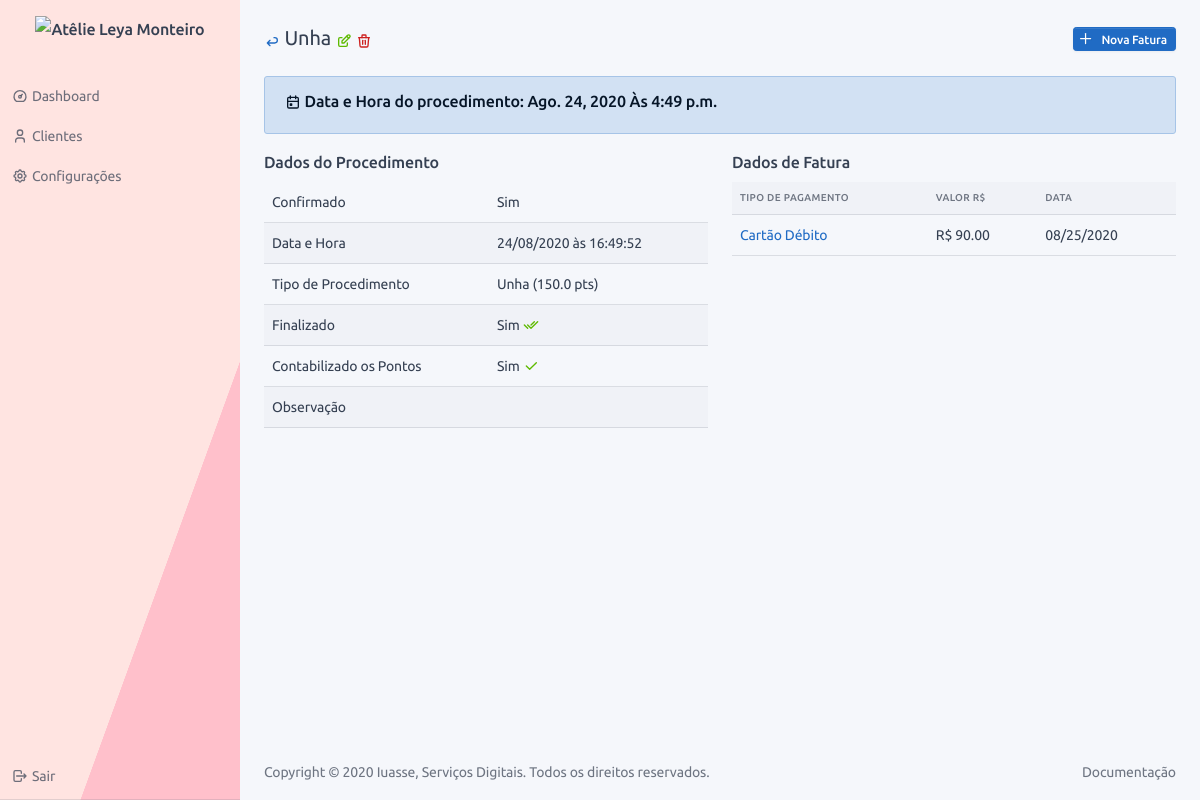
The app's page /service/2/10/profile/ (signed in) with its own data.
### service/models.py (models this page shows, shortened)
class OrderOfService(BaseModel):
    type_of_service = models.ForeignKey("config.TypeOfService", verbose_name="Procedimento", on_delete=models.SET_NULL,
                                        null=True)
    status = models.ForeignKey("config.StatusService", verbose_name="Status", on_delete=models.PROTECT)
    finished = models.BooleanField("finalizado", default=False,
                                   help_text="Marque apenas quando procedimento finalizado")
    counted = models.BooleanField("contabilizado", default=False, help_text="Procedimento já foi contabilizado?")
    confirmed = models.BooleanField("confirmado", default=False, help_text="Procedimento foi confirmado?")
    date = models.DateField("Data", default=now)
    time = models.TimeField("Hora", default=now)
    observation = models.TextField("observação", blank=True)
    customer = models.ForeignKey("users.CustomUser", verbose_name="Cliente", on_delete=models.CASCADE, blank=True,
                                 null=True)
    def get_full_name(self):
        return "{}".format(self.type_of_service)
    def get_back_url(self):
        return reverse('users:customuser:profile', kwargs={'pk': self.customer.pk})
    def get_delete_url(self):
        return reverse(self.get_reverse_delete, kwargs={'cpk': self.customer.pk, 'pk': self.pk})
    def get_edit_url(self):
        return reverse(self.get_reverse_edit, kwargs={'cpk': self.customer.pk, 'pk': self.pk})
    def get_new_invoice_url(self):
        return reverse('financial:invoice:create', kwargs={'spk': self.pk})
    def get_confirmed_html(self):
        return f"Sim <span class='text-success'>{ICON_CHECK}</span>" if self.confirmed else \
            f"Não <span class='text-danger'>{ICON_TRIANGLE_ALERT}</span>"
    def get_finished_html(self):
        return f"Sim <span class='text-success'>{ICON_DOUBLE_CHECK}</span>" if self.finished else \
            f"Não <span class='text-primary'>{ICON_TRIANGLE_ALERT}</span>"
    def get_date_html(self):
        return "Hoje às {} <span class='text-info'>{}</span>".format(self.time,
                                                                     ICON_CALENDAR) if self.date == date.today() \
            else "{} às {}".format(self.date.strftime("%d/%m/%Y"), self.time)
    def get_dict_data(self):
        return {
            'Confirmado': "Sim" if self.confirmed else "Não",
            'Data e Hora': mark_safe(self.get_date_html()),
            'Tipo de Procedimento': "{} ({} pts)".format(self.type_of_service, self.type_of_service.rewarded_points),
            'Finalizado': mark_safe(self.get_finished_html()),
            'Contabilizado os Pontos': mark_safe(self.get_confirmed_html()),
            'Observação': self.observation,
        }
    def get_invoice_sorted_by_date(self):
        retDict = {}
        for s in self.invoice_set.all().order_by('-date', '-id'):
            m_y = "{}/{}".format(s.date.month, s.date.year)
            if m_y in retDict:
                retDict[m_y]['invoices'].append(s)
            else:
                retDict[m_y] = {}
                retDict[m_y]['invoices'] = []
                retDict[m_y]['invoices'].append(s)
        return retDict
    def get_past_date_without_invoice(self):
        return self.date < date.today() and self.invoice_set.all().count() == 0

### config/models.py (models this page shows, shortened)
class BaseConfigModel(BaseModel):
    name = models.CharField("nome", max_length=128)
    def __str__(self):
        return self.name
    class Meta:
        abstract = True

class TypeOfService(BaseConfigModel):
    time = models.FloatField("tempo", default=30, help_text="Coloque o tempo em minutos, ex.: 1hr = 60min")
    value = models.DecimalField("Valor", max_digits=11, decimal_places=2, default=0,
                                help_text="Valor do procedimento, ele será usado para auto preenchimento de alguns "
                                          "campos!")
    rewarded_points = models.FloatField("pontos ganhos", default=0)

class TypeOfPayment(BaseConfigModel):
    pass

### financial/models.py (models this page shows, shortened)
class Invoice(BaseModel):
    order_of_service = models.ForeignKey("service.OrderOfService", verbose_name="Procedimento",
                                         on_delete=models.CASCADE, null=True, blank=True,
                                         help_text="Procedimento a qual esse lançamento pertence.")
    type_of_payment = models.ForeignKey("config.TypeOfPayment", verbose_name="Tipo de Pagamento",
                                        on_delete=models.PROTECT, help_text="Qual foi o tipo de pagamento?")
    value = models.DecimalField("Valor", max_digits=11, decimal_places=2, help_text="O valor que foi pago.")
    date = models.DateField("Data", default=now, help_text="Data do pagamento.")
    observation = models.TextField("Observação", blank=True, null=True)
    def get_edit_url(self):
        return reverse(self.get_reverse_edit, kwargs={'spk': self.order_of_service.pk, 'pk': self.pk})

### service/views.py (the view)
# urls.py: path('<int:cpk>/<int:pk>/profile/', OrderOfServiceProfile.as_view(), name='profile'),
class OrderOfServiceProfile(LoginRequiredMixin, View):
    template = 'service/profile.html'
    title = TITLE_VIEW_ORDER_OF_SERVICE
    subtitle = SUBTITLE_ORDER_OF_SERVICE
    def get(self, request, cpk, pk):
        return render(request, self.template, {'obj': OrderOfService.objects.get(pk=pk)})

### base/models.py (called while the page is built)
    @property
    def get_reverse_delete(self):
        return '{}:{}:delete'.format(self._meta.app_label, self._meta.model_name)

    @property
    def get_reverse_edit(self):
        return '{}:{}:edit'.format(self._meta.app_label, self._meta.model_name)

### frontend/context_processors.py (called while the page is built)
def frontend_template_context(request):
    return {
        'NAME_OF_ENTERPRISE': settings.NAME_OF_ENTERPRISE,
        'VERSION': settings.VERSION,
        'ICON_HOME': ICON_HOME,
        'ICON_LOGOUT': ICON_LOGOUT,
        'ICON_LINK': ICON_LINK,
        'ICON_EYE': ICON_EYE,
        'ICON_ARROW_BACK': ICON_ARROW_BACK,
        'ICON_DELETE': ICON_DELETE,
        'ICON_EDIT': ICON_EDIT,
        'ICON_ADD': ICON_ADD,
        'ICON_CALENDAR': ICON_CALENDAR,
        'ICON_DEVICE': ICON_DEVICE,
        'ICON_PERSON': ICON_PERSON,
        'ICON_NEW_PERSON': ICON_NEW_PERSON,
        'ICON_SETTINGS': ICON_SETTINGS,
        'ICON_TRIANGLE_ALERT': ICON_TRIANGLE_ALERT,
        'ICON_BUG': ICON_BUG,
        'ICON_DASHBOARD': ICON_DASHBOARD,
        'ICON_CHECK': ICON_CHECK,
        'ICON_DOUBLE_CHECK': ICON_DOUBLE_CHECK,
        'ICON_GIFT': ICON_GIFT,
    }

### frontend/templates/service/profile.html (shortened to what this page needs)
{% extends 'base.html' %}
{% block content %}
<div class="container-fluid">
    <div class="page-header">
        <div class="row align-items-center">
            <div class="col-auto">
                <h2 class="page-title">
                    <a href="{{obj.get_back_url}}" rel="tooltip" title="Voltar">
                        <span class="text-primary">{{ICON_ARROW_BACK|safe}}</span>
                    </a>
                    {{obj.get_full_name}}
                    <a href="{{obj.get_edit_url}}" rel="tooltip" title="Editar">
                        <span class="text-success">{{ICON_EDIT|safe}}</span>
                    </a>
                    <a href="{{obj.get_delete_url}}" rel="tooltip" title="Deletar">
                        <span class="text-danger">{{ICON_DELETE|safe}}</span>
                    </a>
                </h2>
            </div>
            <div class="col-auto ml-auto d-print-none">
                <a class="btn btn-sm btn-primary d-none d-sm-inline-block ml-auto"
                   href="{{obj.get_new_invoice_url}}">
                    {{ICON_ADD|safe}}
                    Nova Fatura
                </a>
            </div>
        </div>
    </div>
    <div class="col-md-12">
        <div class="alert alert-primary">
            <h3>
                {{ICON_CALENDAR|safe}}
                Data e Hora do procedimento: {{obj.date}} Às {{obj.time}}
            </h3>
        </div>
    </div>
    <div class="row">
        <div class="col-md-6">
            <h3>Dados do Procedimento</h3>
            <div class="table-responsive">
                <table class="table table-hover table-striped">
                    {% for k, v in obj.get_dict_data.items %}
                    <tr>
                        <td>{{k}}</td>
                        <td>{{v|default_if_none:""}}</td>
                    </tr>
                    {% endfor %}
                </table>
            </div>
        </div>
        <div class="col-md-6">
            <h3>Dados de Fatura</h3>
            <div class="table-responsive">
                <table class="table table-hover table-striped">
                    <thead>
                    <tr>
                        <th>Tipo de Pagamento</th>
                        <th>Valor R$</th>
                        <th>Data</th>
                    </tr>
                    </thead>
                    {% for k, v in obj.get_invoice_sorted_by_date.items %}
                    {% for kk,vv in v.items %}
                    {% for s in vv %}
                    <tr>
                        <td>
                            <a href="{{s.get_edit_url}}">
                                {{s.type_of_payment}}
                            </a>
                        </td>
                        <td>R$ {{s.value}}</td>
                        <td>{{s.date|date:"SHORT_DATE_FORMAT"}}</td>
                    </tr>
                    {% endfor %}
                    {% endfor %}
                    {% endfor %}
                </table>
            </div>
        </div>
    </div>
</div>
{% endblock %}

### frontend/templates/base.html (style rules this page uses)
body { display: none; }

### records on screen
OrderOfService: get_full_name "Unha", date "Ago. 24, 2020", time "4:49 p.m.", confirmed True (drawn)
Invoice: type_of_payment "Cartão Débito", value "90.00", date "08/25/2020"

### other values on screen
{{ k }} "Confirmado" "Data e Hora" "Tipo de Procedimento" "Finalizado" "Contabilizado os Pontos" "Observação"
{{ v|default_if_none:"" }} "Sim" "24/08/2020 às 16:49:52" "Unha (150.0 pts)" "Sim" "Sim"
